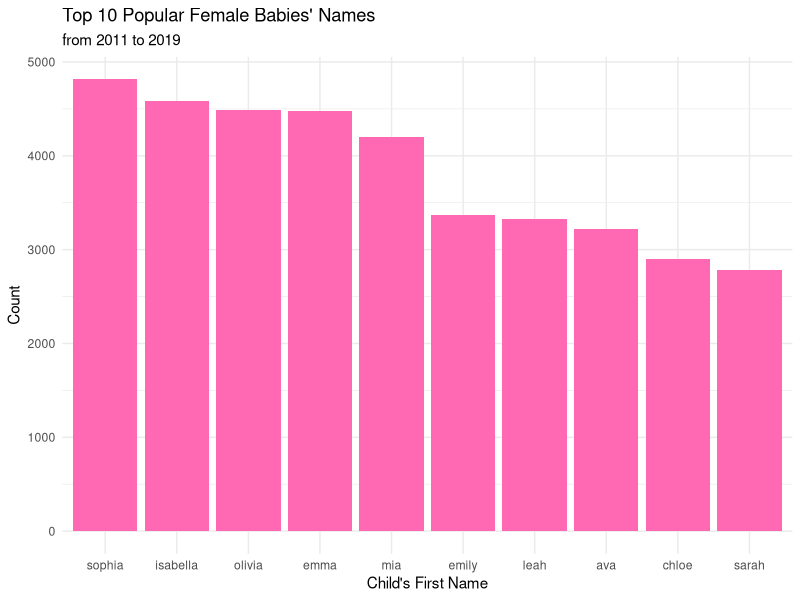
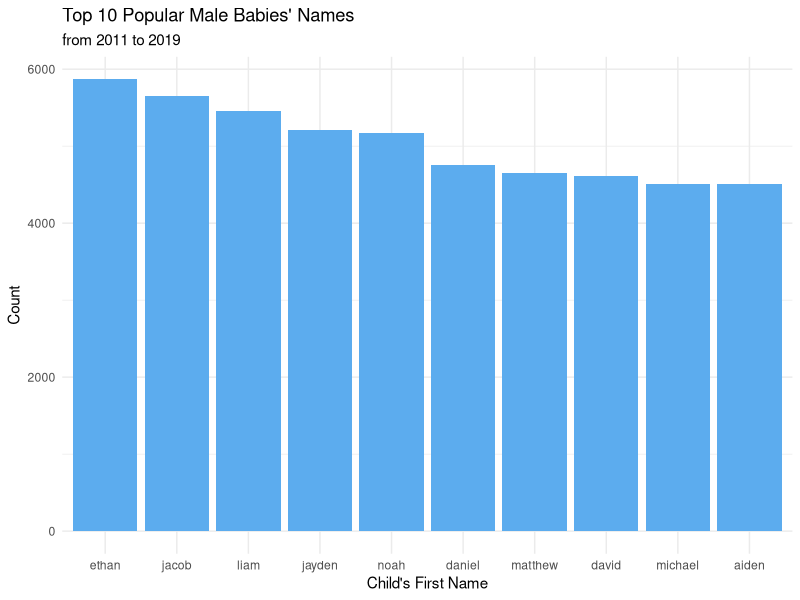
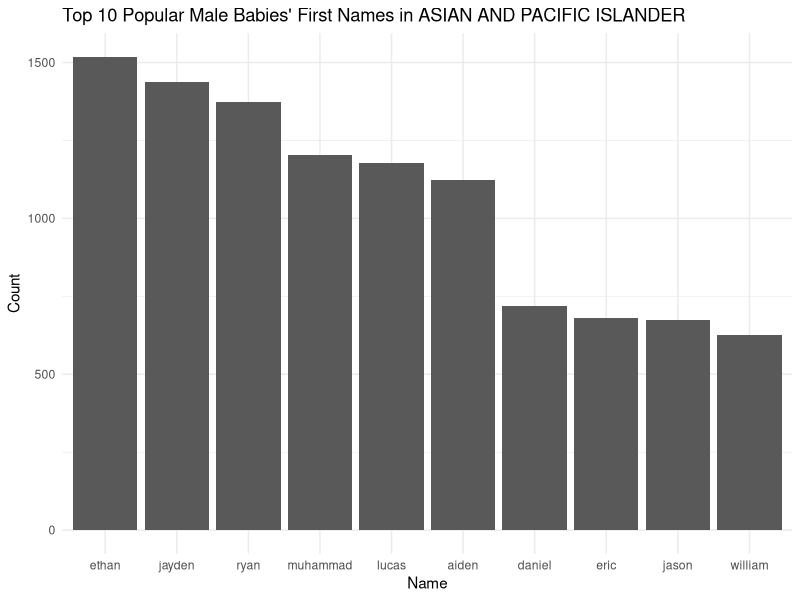
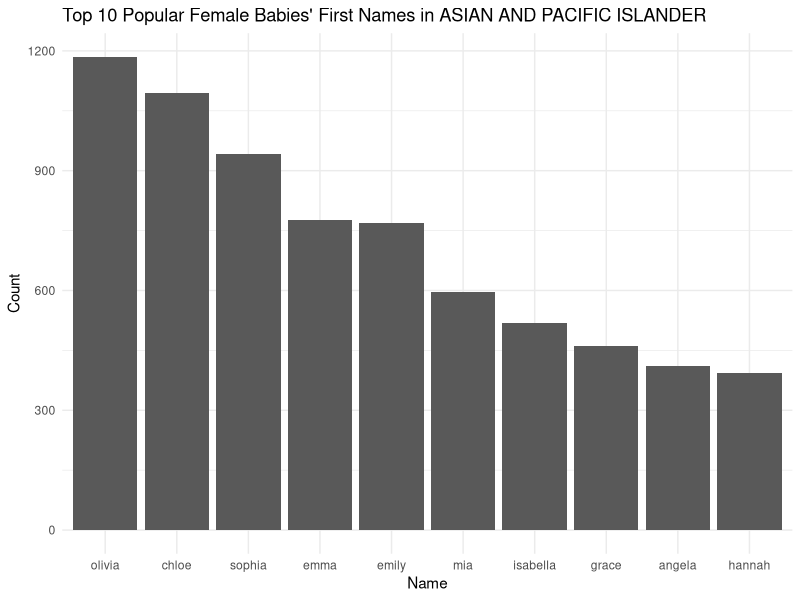
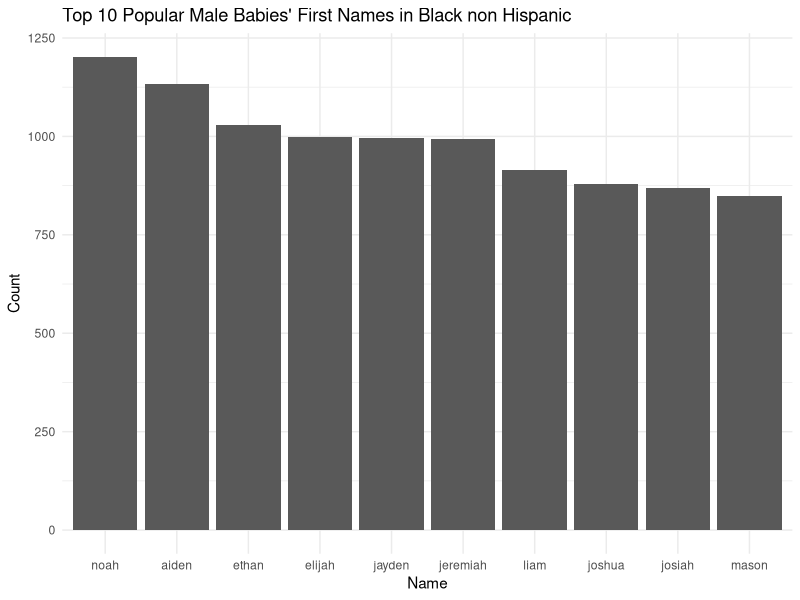
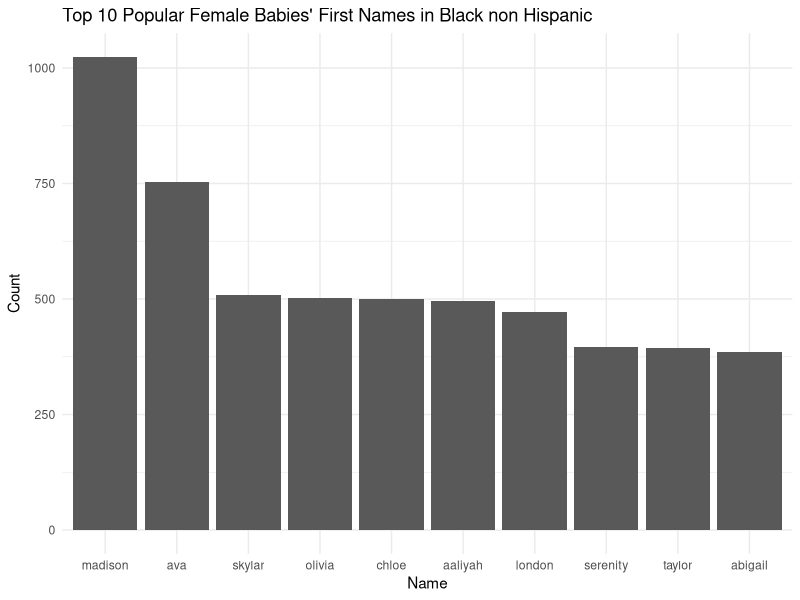
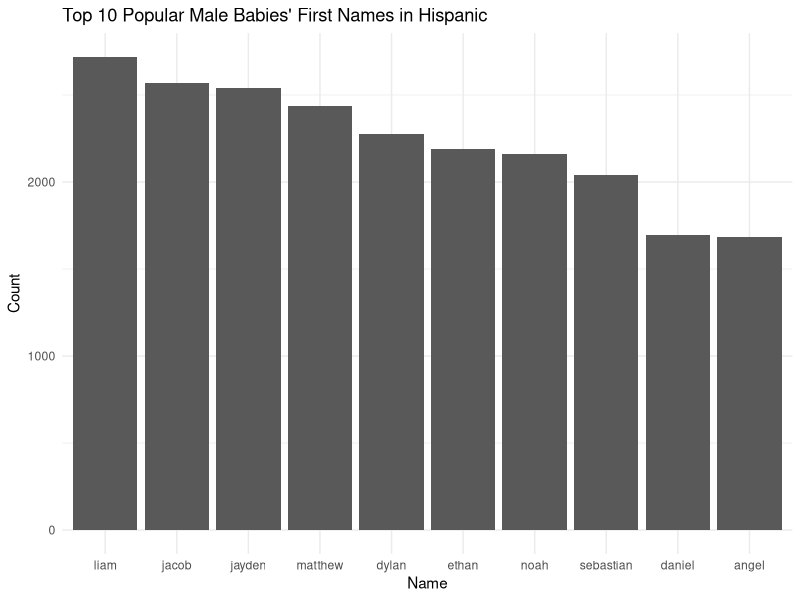
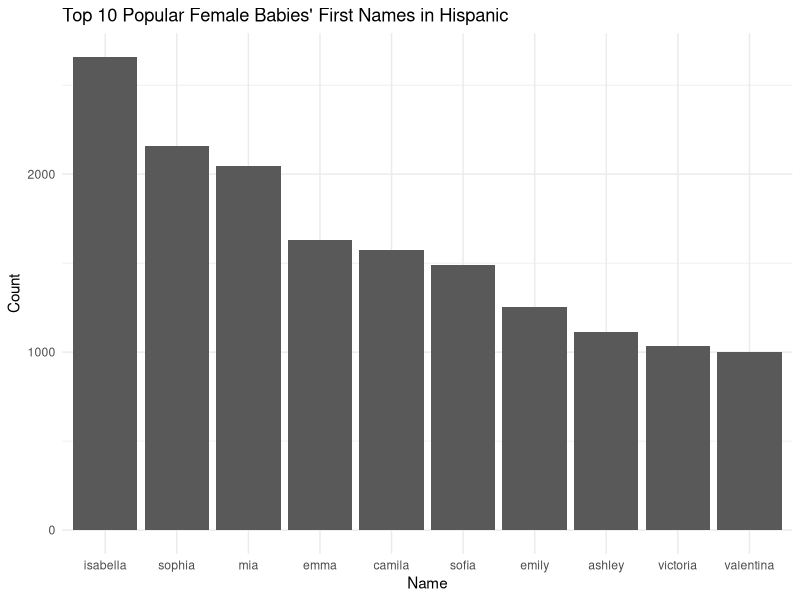

The R script that drew these images, in order:
## ---- chunk 1
BabyNames <- read.csv("Popular_Baby_Names.csv")
colnames(BabyNames)
str(BabyNames)
#unique_Ethic <- unique(BabyNames$Ethnicity); unique_Ethic

sum(is.na(BabyNames)) # check missing values; no missing values

library(dplyr)
# distinct this dataset; remove the repeated rows based on X element 
D_BabyNames <- BabyNames %>% distinct() 

updated_data <- D_BabyNames %>% group_by(Ethnicity) %>% summarise()
# count frequency of each ethnic group
updated_data1 <- D_BabyNames %>% group_by(Ethnicity) %>% count()


BabyNames$Child.s.First.Name <- tolower(BabyNames$Child.s.First.Name)
# Using unique function to get the same dataset as D_BabyNames
babynames<- unique(BabyNames) # remove the repeated rows; 
#babynames$Child.s.First.Name <- tolower(babynames$Child.s.First.Name)

# combine the ethnic groups b/c they have the same meaning
modified_data <- babynames %>% mutate(Ethnicity = recode(Ethnicity, "BLACK NON HISP" = "BLACK NON HISPANIC" ,
                                                      "ASIAN AND PACI" = "ASIAN AND PACIFIC ISLANDER",
                                                      "WHITE NON HISP" = "WHITE NON HISPANIC" )) 

# check the result; there are total 6 levels in the ethnic groups
M_data <- modified_data %>% group_by(Ethnicity) %>% count()
## ---- chunk 2
#| echo: false

library(dplyr)
# select top 10 female's names
vf_data <- modified_data %>% 
  filter(Gender == "FEMALE") %>% 
  group_by(Child.s.First.Name, Gender) %>% 
  summarise(freq = sum (Count),  .groups = "drop") %>% 
  arrange(desc(freq)) %>% head(10)

# select top 10 male's names
vm_data <- modified_data %>% 
  filter(Gender == "MALE") %>% 
  group_by(Child.s.First.Name, Gender) %>%
  summarise(freq = sum(Count), .groups = "drop") %>% 
  arrange(desc(freq)) %>% 
  head(10)
## ---- chunk 3
#| echo: false


# top 10 names in ethnic group of API
em1_data <- modified_data %>% filter(Ethnicity == "ASIAN AND PACIFIC ISLANDER" & Gender == "MALE") %>% group_by(Child.s.First.Name) %>% summarise(freqM_API = sum(Count)) %>% arrange(desc(freqM_API)) %>% slice_head(n=10)


# top 10 names in ethnic group of BNH
e2_data <- modified_data %>% filter(Ethnicity == "BLACK NON HISPANIC") %>% group_by(Child.s.First.Name, Ethnicity) %>% summarise(freq_API = sum(Count), .groups = "drop") %>% arrange(desc(freq_API)) %>% head(n=10)


# top 10 names in ethnic group of H
e3_data <- modified_data %>% filter(Ethnicity == "HISPANIC") %>% group_by(Child.s.First.Name, Ethnicity) %>% summarise(freq_API = sum(Count), .groups = "drop") %>% arrange(desc(freq_API)) %>% head(n=10)


# top 10 names in ethnic group of WNH
e4_data <- modified_data %>% filter(Ethnicity == "WHITE NON HISPANIC") %>% group_by(Child.s.First.Name, Ethnicity) %>% summarise(freq_API = sum(Count), .groups = "drop") %>% arrange(desc(freq_API)) %>% head(n=10)
## ---- chunk 4
#| label: fig-genders
#| fig-width: 8
#| fig-height: 4 # Change the figure dimensions using fig-width/height
#| out-width: 80% # This changes the size of the figure as rendered in the text. 
#| fig-cap: "This figure shows the top 10 first names between males and females."
#| echo: false

library(ggplot2)

vf_data$Child.s.First.Name <-factor(vf_data$Child.s.First.Name, levels = vf_data$Child.s.First.Name) 

ggplot(data=vf_data, aes(x= Child.s.First.Name, y=freq)) +
  geom_bar(stat="identity", fill = 'hotpink') +
  theme(axis.text.x = element_text(angle =45, hjust = 1)) +
  labs(title = "Top 10 Popular Female Babies' Names", 
       subtitle = "from 2011 to 2019", 
       x = "Child's First Name", 
       y = "Count") + 
    theme_minimal()

vm_data$Child.s.First.Name <-factor(vm_data$Child.s.First.Name, levels = vm_data$Child.s.First.Name) 

ggplot(data=vm_data, aes(x= Child.s.First.Name, y=freq)) +
  geom_bar(stat="identity", fill = 'steelblue2') +
  theme(axis.text.x = element_text(angle =45, hjust = 1)) +
  labs(title = "Top 10 Popular Male Babies' Names", 
       subtitle = "from 2011 to 2019", 
       x = "Child's First Name", 
       y = "Count") + 
    theme_minimal()
## ---- chunk 5
#| echo: false

# top 10 names in ethnic group of API between Males and Females
em1_data <- modified_data %>% filter(Ethnicity == "ASIAN AND PACIFIC ISLANDER" & Gender == "MALE") %>% group_by(Child.s.First.Name) %>% summarise(freqM_API = sum(Count), .groups = "drop") %>% arrange(desc(freqM_API)) %>% head(n=10)

ef1_data <- modified_data %>% select('Ethnicity', 'Gender' , 'Child.s.First.Name', 'Count') %>% filter(Ethnicity == "ASIAN AND PACIFIC ISLANDER", Gender == "FEMALE") %>% group_by(Child.s.First.Name) %>% summarise(freqF_API = sum(Count)) %>% arrange(desc(freqF_API)) %>% slice_head(n=10)


# top 10 names in ethnic group of BNH between Males and Females
em2_data <- modified_data %>% select('Ethnicity', 'Gender' , 'Child.s.First.Name', 'Count') %>% filter(Ethnicity == "BLACK NON HISPANIC", Gender == "MALE") %>% group_by(Child.s.First.Name) %>% summarise(freqM_BNH = sum(Count)) %>% arrange(desc(freqM_BNH)) %>% slice_head(n=10)

ef2_data <- modified_data %>% select('Ethnicity', 'Gender' , 'Child.s.First.Name', 'Count') %>% filter(Ethnicity == "BLACK NON HISPANIC", Gender == "FEMALE") %>% group_by(Child.s.First.Name) %>% summarise(freqF_BNH = sum(Count)) %>% arrange(desc(freqF_BNH)) %>% slice_head(n=10)

# top 10 names in ethnic group of H between Males and Females
em3_data <- modified_data %>% select('Ethnicity', 'Gender' , 'Child.s.First.Name', 'Count') %>% filter(Ethnicity == "HISPANIC", Gender == "MALE") %>% group_by(Child.s.First.Name) %>% summarise(freqM_H = sum(Count)) %>% arrange(desc(freqM_H)) %>% slice_head(n=10)

ef3_data <- modified_data %>% select('Ethnicity', 'Gender' , 'Child.s.First.Name', 'Count') %>% filter(Ethnicity == "HISPANIC", Gender == "FEMALE") %>% group_by(Child.s.First.Name) %>% summarise(freqF_H = sum(Count)) %>% arrange(desc(freqF_H)) %>% slice_head(n=10)

# top 10 names in ethnic group of WNH between Males and Females
em4_data <- modified_data %>% select('Ethnicity', 'Gender' , 'Child.s.First.Name', 'Count') %>% filter(Ethnicity == "WHITE NON HISPANIC", Gender == "MALE") %>% group_by(Child.s.First.Name) %>% summarise(freqM_WNH = sum(Count)) %>% arrange(desc(freqM_WNH)) %>% slice_head(n=10)

ef4_data <- modified_data %>% select('Ethnicity', 'Gender' , 'Child.s.First.Name', 'Count') %>% filter(Ethnicity == "WHITE NON HISPANIC", Gender == "FEMALE") %>% group_by(Child.s.First.Name) %>% summarise(freqF_WNH = sum(Count)) %>% arrange(desc(freqF_WNH)) %>% slice_head(n=10)

## ---- chunk 6
#| label: fig-genders
#| fig-width: 8
#| fig-height: 4 # Change the figure dimensions using fig-width/height
#| out-width: 80% # This changes the size of the figure as rendered in the text. 
#| fig-cap: "This figure shows top 10 popular male babies' first names in Asian and Pacific Islander"
#| echo: false


# display in ordered by count
em1_data$Child.s.First.Name <-factor(em1_data$Child.s.First.Name, levels = em1_data$Child.s.First.Name) 

ggplot(data = em1_data, aes(x = Child.s.First.Name, y = freqM_API)) + 
  geom_bar(stat = "identity") +  
  theme(axis.text.x = element_text(angle = 45, hjust = 1)) + 
  labs(title = "Top 10 Popular Male Babies' First Names in ASIAN AND PACIFIC ISLANDER",
       x = "Name",
       y = "Count") + 
      theme_minimal()
## ---- chunk 7
#| label: fig-genders
#| fig-width: 8
#| fig-height: 4 # Change the figure dimensions using fig-width/height
#| out-width: 80% # This changes the size of the figure as rendered in the text. 
#| fig-cap: "This figure shows top 10 popular female babies' first names in Asian and Pacific Islander"
#| echo: false


# display in ordered by count
ef1_data$Child.s.First.Name <-factor(ef1_data$Child.s.First.Name, levels = ef1_data$Child.s.First.Name) 

ggplot(data = ef1_data, aes(x = Child.s.First.Name, y = freqF_API)) + 
  geom_bar(stat = "identity") +  
  theme(axis.text.x = element_text(angle = 45, hjust = 1)) + 
  labs(title = "Top 10 Popular Female Babies' First Names in ASIAN AND PACIFIC ISLANDER",
       x = "Name",
       y = "Count") + 
      theme_minimal()
## ---- chunk 8
#| label: fig-genders
#| fig-width: 8
#| fig-height: 4 # Change the figure dimensions using fig-width/height
#| out-width: 80% # This changes the size of the figure as rendered in the text. 
#| fig-cap: "This figure shows top 10 popular male babies' first names in Black non Hispanic"
#| echo: false


# display in ordered by count
em2_data$Child.s.First.Name <-factor(em2_data$Child.s.First.Name, levels = em2_data$Child.s.First.Name) 

ggplot(data = em2_data, aes(x = Child.s.First.Name, y = freqM_BNH)) + 
  geom_bar(stat = "identity") +  
  theme(axis.text.x = element_text(angle = 45, hjust = 1)) + 
  labs(title = "Top 10 Popular Male Babies' First Names in Black non Hispanic",
       x = "Name",
       y = "Count") + 
      theme_minimal()
## ---- chunk 9
#| label: fig-genders
#| fig-width: 8
#| fig-height: 4 # Change the figure dimensions using fig-width/height
#| out-width: 80% # This changes the size of the figure as rendered in the text. 
#| fig-cap: "This figure shows top 10 popular female babies' first names in Black non Hispanic"
#| echo: false


# display in ordered by count
ef2_data$Child.s.First.Name <-factor(ef2_data$Child.s.First.Name, levels = ef2_data$Child.s.First.Name) 

ggplot(data = ef2_data, aes(x = Child.s.First.Name, y = freqF_BNH)) + 
  geom_bar(stat = "identity") +  
  theme(axis.text.x = element_text(angle = 45, hjust = 1)) + 
  labs(title = "Top 10 Popular Female Babies' First Names in Black non Hispanic",
       x = "Name",
       y = "Count") + 
      theme_minimal()
## ---- chunk 10
#| label: fig-genders
#| fig-width: 8
#| fig-height: 4 # Change the figure dimensions using fig-width/height
#| out-width: 80% # This changes the size of the figure as rendered in the text. 
#| fig-cap: "This figure shows top 10 popular male babies' first names in Hispanic"
#| echo: false


# display in ordered by count
em3_data$Child.s.First.Name <-factor(em3_data$Child.s.First.Name, levels = em3_data$Child.s.First.Name) 

ggplot(data = em3_data, aes(x = Child.s.First.Name, y = freqM_H)) + 
  geom_bar(stat = "identity") +  
  theme(axis.text.x = element_text(angle = 45, hjust = 1)) + 
  labs(title = "Top 10 Popular Male Babies' First Names in Hispanic",
       x = "Name",
       y = "Count") + 
      theme_minimal()
## ---- chunk 11
#| label: fig-genders
#| fig-width: 8
#| fig-height: 4 # Change the figure dimensions using fig-width/height
#| out-width: 80% # This changes the size of the figure as rendered in the text. 
#| fig-cap: "This figure shows top 10 popular female babies' first names in Hispanic"
#| echo: false


# display in ordered by count
ef3_data$Child.s.First.Name <-factor(ef3_data$Child.s.First.Name, levels = ef3_data$Child.s.First.Name) 

ggplot(data = ef3_data, aes(x = Child.s.First.Name, y = freqF_H)) + 
  geom_bar(stat = "identity") +  
  theme(axis.text.x = element_text(angle = 45, hjust = 1)) + 
  labs(title = "Top 10 Popular Female Babies' First Names in Hispanic",
       x = "Name",
       y = "Count") + 
      theme_minimal()
## ---- chunk 12
#| label: fig-genders
#| fig-width: 8
#| fig-height: 4 # Change the figure dimensions using fig-width/height
#| out-width: 80% # This changes the size of the figure as rendered in the text. 
#| fig-cap: "This figure shows top 10 popular male babies' first names in White Non Hispanic"
#| echo: false


# display in ordered by count
em4_data$Child.s.First.Name <-factor(em4_data$Child.s.First.Name, levels = em4_data$Child.s.First.Name) 

ggplot(data = em4_data, aes(x = Child.s.First.Name, y = freqM_WNH)) + 
  geom_bar(stat = "identity") +  
  theme(axis.text.x = element_text(angle = 45, hjust = 1)) + 
  labs(title = "Top 10 Popular Male Babies' First Names in White Non Hispanic",
       x = "Name",
       y = "Count") + 
      theme_minimal()
## ---- chunk 13
#| label: fig-genders
#| fig-width: 8
#| fig-height: 4 # Change the figure dimensions using fig-width/height
#| out-width: 80% # This changes the size of the figure as rendered in the text. 
#| fig-cap: "This figure shows top 10 popular female babies' first names in White Non Hispanic"
#| echo: false


# display in ordered by count
ef4_data$Child.s.First.Name <-factor(ef4_data$Child.s.First.Name, levels = ef4_data$Child.s.First.Name) 

ggplot(data = ef4_data, aes(x = Child.s.First.Name, y = freqF_WNH)) + 
  geom_bar(stat = "identity") +  
  theme(axis.text.x = element_text(angle = 45, hjust = 1)) + 
  labs(title = "Top 10 Popular Female Babies' First Names in White Non Hispanic",
       x = "Name",
       y = "Count") + 
      theme_minimal()
## ---- chunk 14
#| label: fig-iris
#| fig-width: 8
#| fig-height: 4 # Change the figure dimensions using fig-width/height
#| out-width: 80% # This changes the size of the figure as rendered in the text. 
#| fig-cap: "This figure shows the relationship between sepal width and petal width in irises. I've used geom_jitter to combat overplotting, as the data are measured in relatively consistent increments. The figure is drawn with `ggplot2` [@ggplot2-package]."
#| echo: false


data(iris)
library(ggplot2)
ggplot(iris, aes(x = Sepal.Width, y = Petal.Width, color = Species)) + 
  geom_jitter() + 
  xlab("Sepal Width (cm)") + ylab("Petal Width (cm)") + 
  ggtitle("Sepal and Petal Dimensions")
